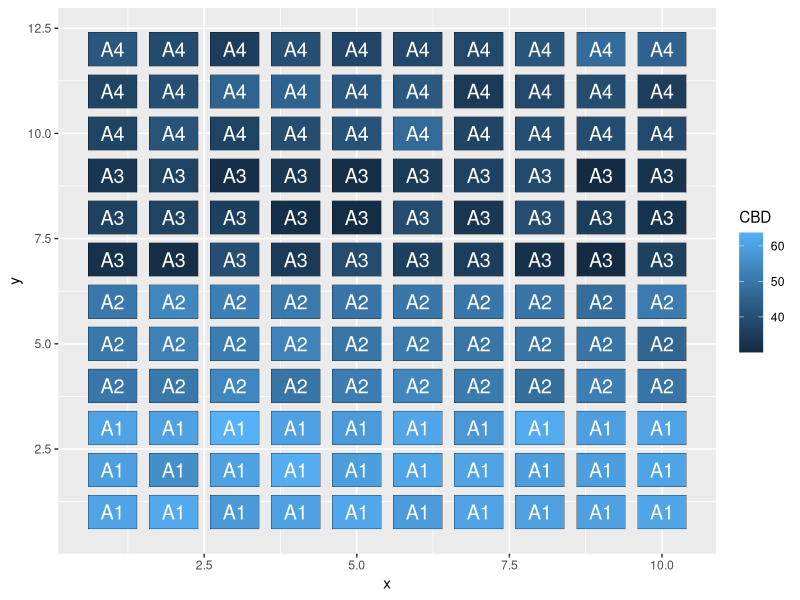
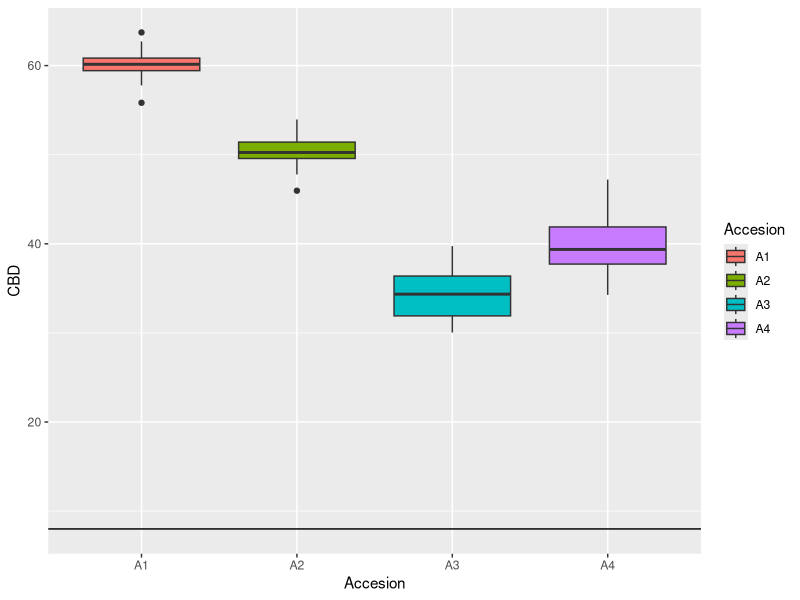

Write R code to recreate these figures, in order.
## ---- chunk 1
knitr::opts_chunk$set(echo = TRUE)
library(ape)
## ---- chunk 2
set.seed(1000382874)##Numero Cedula 
coords <- expand.grid(x = 1:10,
                      y = 1:12)
CBD <- c(rnorm(30,60,2),
            rnorm(30,50,1.5),
            runif(30,30,40),
            rnorm(30,40,3)); CBD
Accesion <- gl(4, 30, 120, labels = c('A1','A2','A3','A4'))

df <- data.frame(x=coords$x, y= coords$y, CBD=CBD,
                 Accesion = Accesion); df
head(df)

## ---- chunk 3
 xy = expand.grid(x=1:8, y=1:9)
aleat = sample(72)
library(ggplot2)
ggplot(df)+
  aes(x, y, fill=CBD)+
  geom_tile(color='black', width=0.8, height=0.8)+
  geom_text(aes(label=Accesion), color='white', size=5)
## ---- chunk 4
ggplot(df)+
  aes(Accesion, CBD, fill=Accesion)+
  geom_boxplot()+
  geom_hline(yintercept = 8)


## ---- chunk 5
library(dplyr)

df %>%
  group_by(Accesion)%>%
  summarise(media=mean(CBD),
            desv=sd(CBD),
            cv=100*desv/media)


## ---- chunk 6
mod1 = aov(CBD ~ Accesion, data = df)
s_mod1 = summary(mod1)
p_valor=s_mod1[[1]][1,5]
ifelse(p_valor<0.05,'Rechazo Ho', 'NO Rechazo Ho')
s_mod1
## ---- chunk 7
#Prueba de Tukey = comparacion de medias
TukeyHSD(mod1, 'Accesion')
## ---- chunk 8
#Revisando supuesto de Normalidad

#Normalidad de residuales 
shapiro.test(mod1$residuals)


## ---- chunk 9
#Revisando supuesto de Homocedasticidad

#Igualdad de varianzas 
bartlett.test(mod1$residuals, df$Accesion)

## ---- chunk 10
#Revisando Dependencia espacial

#Indice de Moran
dist_matrix <- as.matrix(dist(cbind(df$x, df$y)))
dist_matrix

## ---- chunk 11
dist_matrix_inv <- 1 / dist_matrix 
diag(dist_matrix_inv) <- 0
dist_matrix_inv
## ---- chunk 12
Moran.I(mod1$residuals, dist_matrix_inv) # p.value < 0.05 <- Dependencia espacial
## ---- chunk 13
library(writexl)
write_xlsx(df, 'datos_CE_Parcial1000382874.xlsx')


